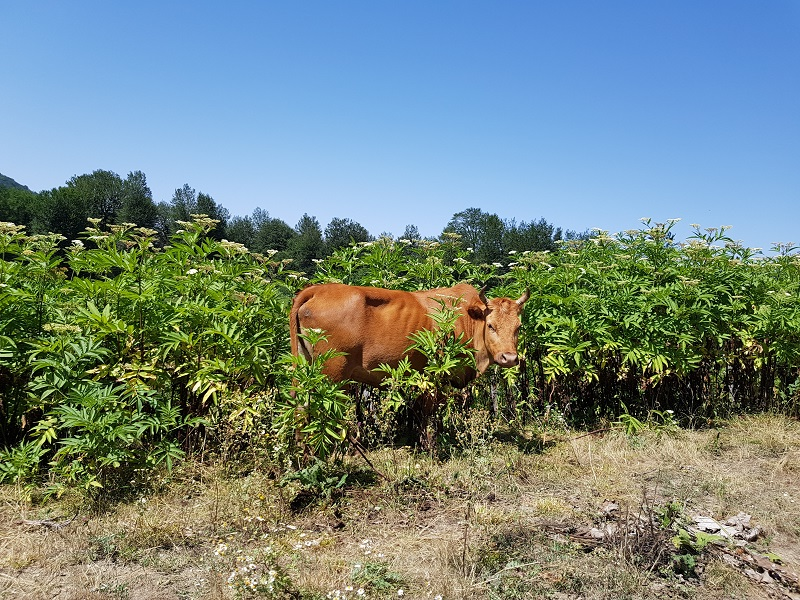
#> input picture 06-Geometric transformations and image features/images/input.jpg, 800 x 600 px
$ jupyter execute 02-Rotations.ipynb
#> lines starting #> are read from the running program, lines starting #| are printed output that depends on the picture; long printed decimals are rounded
## 1- Importing Libraries

[cell 1]
import cv2
import numpy as np
import matplotlib.pyplot as plt

## 2- Loading Image

[cell 2]
image = cv2.imread('images/input.jpg')
#> image is the input picture: shape (600, 800, 3); mean B, G, R 128.9, 134.4, 116.5
height, width, _ = image.shape
#> height = 600; width = 800

## 3- Rotations

- convert rotation amount to radian

[cell 3]
rotation_amount_degree = -20
theta = rotation_amount_degree * np.pi / 180.0

- T is our rotation matrix

[cell 4]
#       | cos(theta) -sin(theta) Tx |
#  T  = | sin(theta) cos(theta)  Ty |

[cell 5]
T = np.float32([[np.cos(theta), -np.sin(theta), 0], [np.sin(theta), np.cos(theta),0]])

# We use warpAffine to transform the image using the matrix, T
img_translation = cv2.warpAffine(image, T, (width, height))
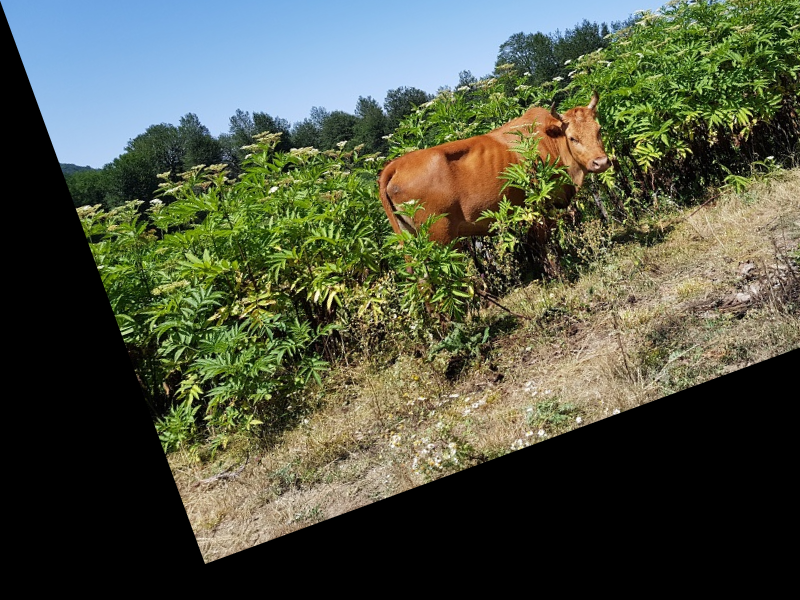
#> img_translation: shape (600, 800, 3); mean B, G, R 68.2, 85.8, 80.1

plt.imshow(img_translation[...,::-1])

## 4- Rotation with Translation

[cell 6]
rotation_amount_degree = 10

#  convert rotation amount to radian
theta = rotation_amount_degree * np.pi / 180.0

image = cv2.imread('images/input.jpg')
height, width, _ = image.shape

T = np.float32([[np.cos(theta), -np.sin(theta), 50], [np.sin(theta), np.cos(theta),-50]])

# We use warpAffine to transform the image using the matrix, T
img_translation = cv2.warpAffine(image, T, (width, height))
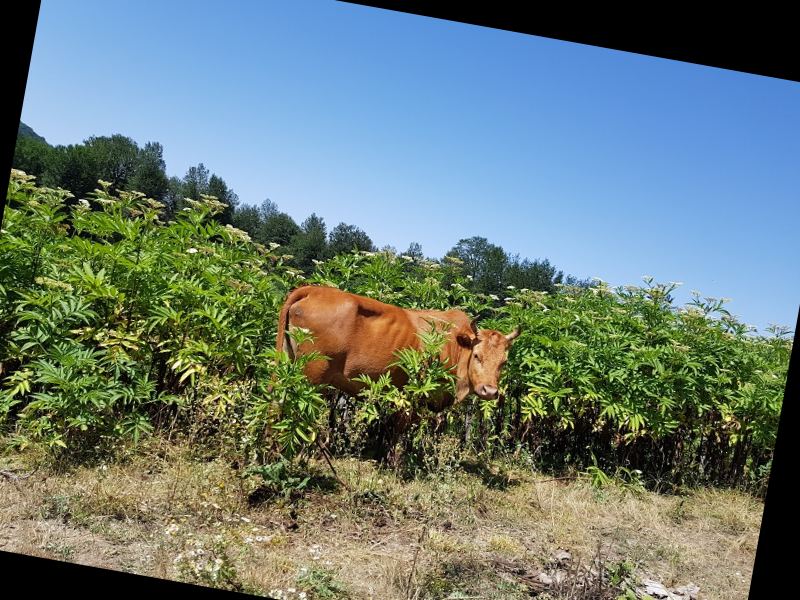
#> img_translation: shape (600, 800, 3); mean B, G, R 117.9, 123.4, 106.2

plt.imshow(img_translation[...,::-1])

## 5- Using "getRotationMatrix"

`getRotationMatrix2D(center, angle, scale)`

[cell 7]
image = cv2.imread('images/input.jpg')
height, width = image.shape[:2]

# Divide by two to rototate the image around its centre
rotation_matrix = cv2.getRotationMatrix2D((width/2, height/2), 20, .5)

print(rotation_matrix)
#| [[ 4.69846310e-01  1.71010072e-01  1.60758454e+02]
#|  [-1.71010072e-01  4.69846310e-01  2.27450136e+02]]

[cell 8]
rotated_image = cv2.warpAffine(image, rotation_matrix, (width, height))
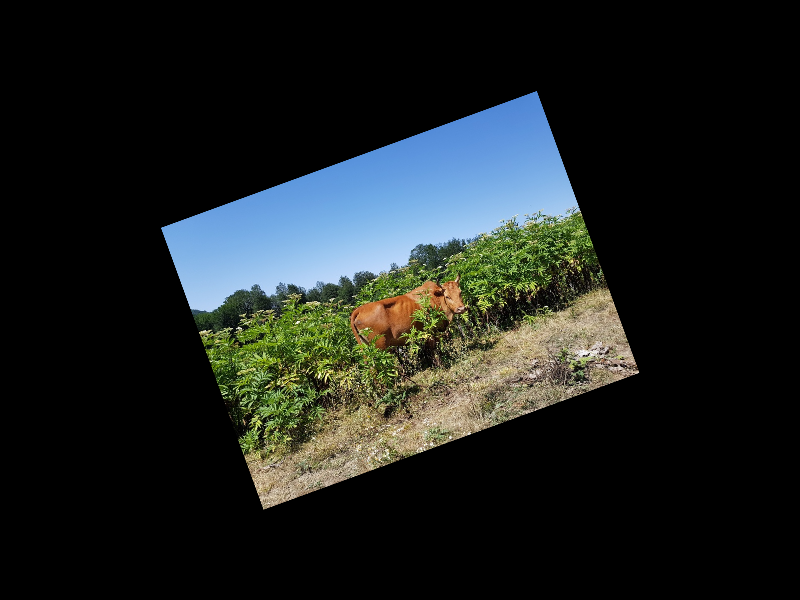
#> rotated_image: shape (600, 800, 3); mean B, G, R 32.2, 33.6, 29.1

plt.subplot(121),plt.imshow(image[...,::-1]),plt.title('Input')
plt.subplot(122),plt.imshow(rotated_image[...,::-1]),plt.title('Output')
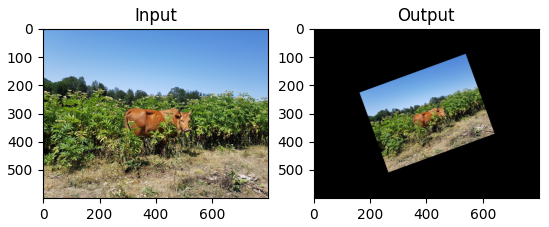
#> figure drawn by matplotlib, 2 panels

## 6- Transpose Matrix

- other option to rotate

[cell 9]
img = cv2.imread('images/input.jpg')

transposed = cv2.transpose(img)
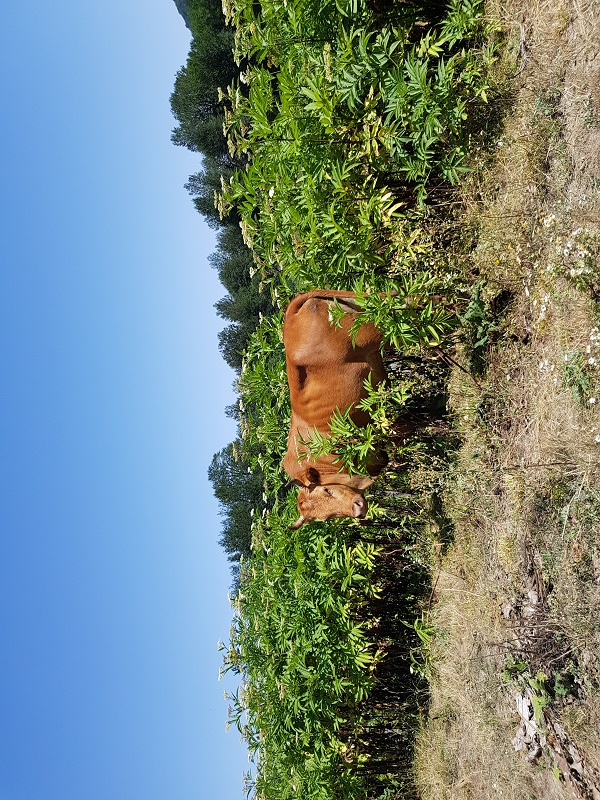
#> transposed: shape (800, 600, 3); mean B, G, R 128.9, 134.4, 116.5

plt.subplot(121),plt.imshow(image[...,::-1]),plt.title('Input')
plt.subplot(122),plt.imshow(transposed[...,::-1]),plt.title('Output')
plt.show()
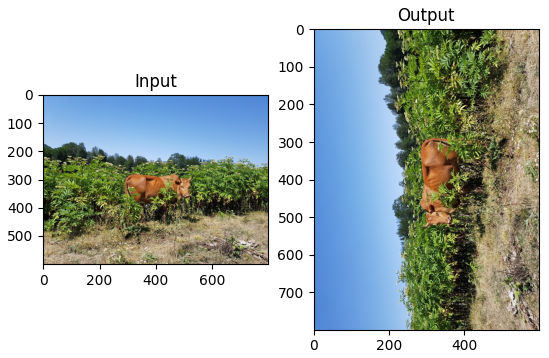
#> figure drawn by matplotlib, 2 panels

## 7- Flip

- Horizontal Flip

[cell 10]
flipped = cv2.flip(image, 1)
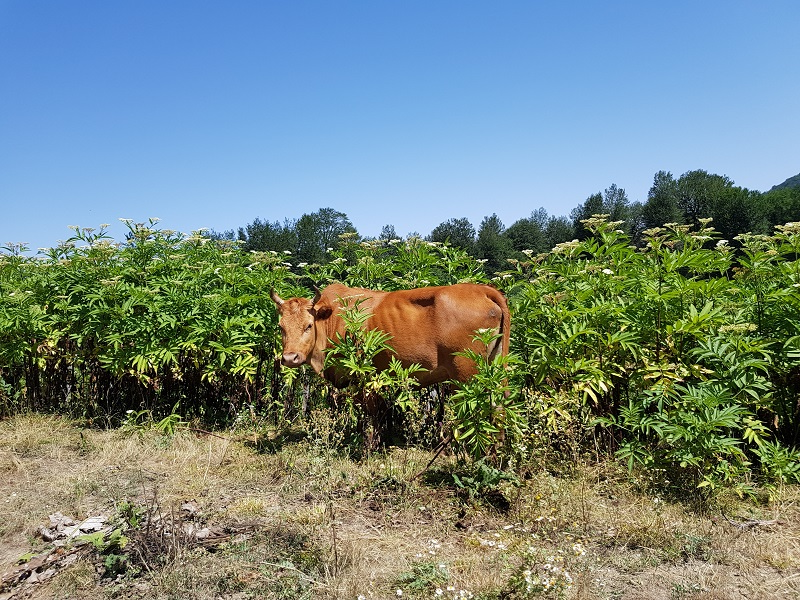
#> flipped: shape (600, 800, 3); mean B, G, R 128.9, 134.4, 116.5

plt.subplot(121),plt.imshow(image[...,::-1]),plt.title('Input')
plt.subplot(122),plt.imshow(flipped[...,::-1]),plt.title('Output')
plt.show()
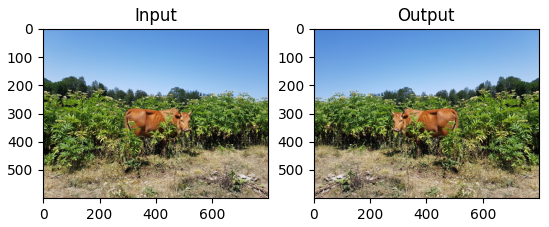
#> figure drawn by matplotlib, 2 panels

- Vertical Flip

[cell 11]
flipped = cv2.flip(image, 0)
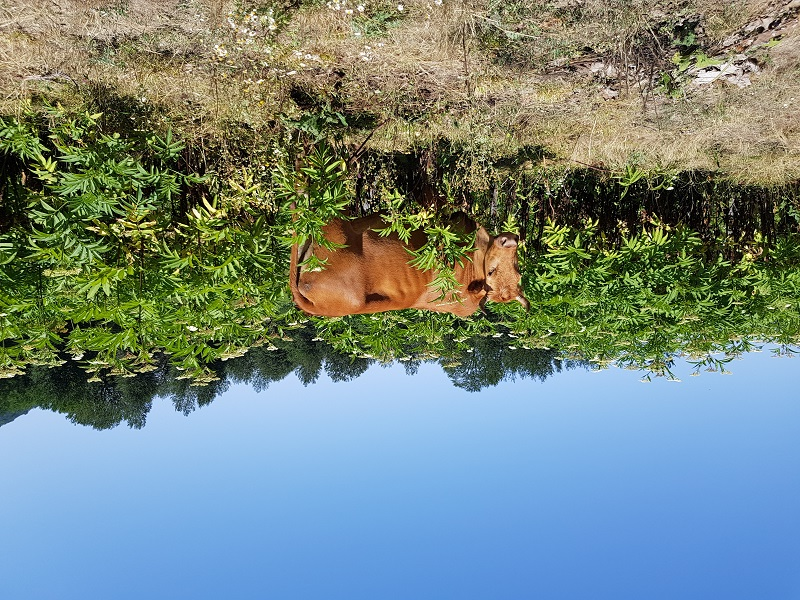
#> flipped: shape (600, 800, 3); mean B, G, R 128.9, 134.4, 116.5

plt.subplot(121),plt.imshow(image[...,::-1]),plt.title('Input')
plt.subplot(122),plt.imshow(flipped[...,::-1]),plt.title('Output')
plt.show()
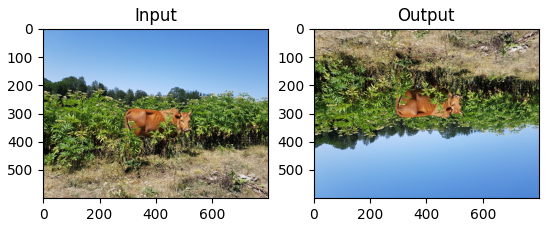
#> figure drawn by matplotlib, 2 panels
